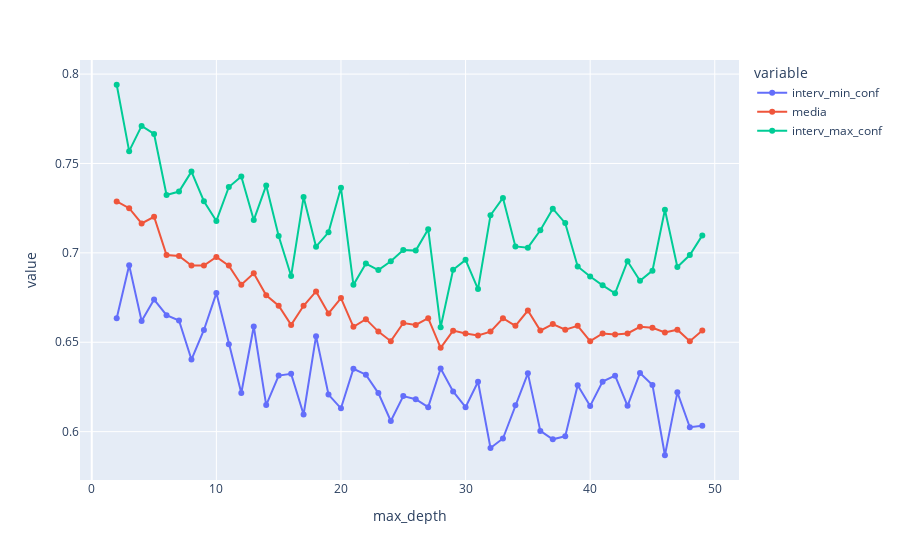

Notebook code for this chart:
### Code cell
px.line(data_frame=df_scores_RandomForestClassifier_undersample, y=['interv_min_conf', 'media', 'interv_max_conf'], markers=True)

### Figure 1 — Plotly figure (JSON) as saved in the notebook; plotly's stock layout.template omitted (floating-point values rounded to 4 significant figures)
{"data": [{"hovertemplate": "variable=interv_min_conf<br>max_depth=%{x}<br>value=%{y}<extra></extra>", "legendgroup": "interv_min_conf", "line": {"color": "#636efa", "dash": "solid"}, "marker": {"symbol": "circle"}, "mode": "lines+markers", "name": "interv_min_conf", "orientation": "v", "showlegend": true, "type": "scatter", "x": [2, 3, 4, 5, 6, 7, 8, 9, 10, 11, 12, 13, 14, 15, 16, 17, 18, 19, 20, 21, 22, 23, 24, 25, 26, 27, 28, 29, 30, 31, 32, 33, 34, 35, 36, 37, 38, 39, 40, 41, 42, 43, 44, 45, 46, 47, 48, 49], "xaxis": "x", "y": [0.6634, 0.6931, 0.6619, 0.6739, 0.6652, 0.6622, 0.6403, 0.6569, 0.6775, 0.6489, 0.6216, 0.6588, 0.6149, 0.6314, 0.6323, 0.6096, 0.6534, 0.6207, 0.613, 0.6352, 0.6319, 0.6216, 0.6059, 0.6199, 0.6181, 0.6137, 0.6353, 0.6225, 0.6137, 0.6279, 0.5909, 0.5962, 0.6148, 0.6326, 0.6004, 0.5957, 0.5975, 0.626, 0.6144, 0.628, 0.6313, 0.6145, 0.6328, 0.6261, 0.5868, 0.622, 0.6025, 0.6033], "yaxis": "y"}, {"hovertemplate": "variable=media<br>max_depth=%{x}<br>value=%{y}<extra></extra>", "legendgroup": "media", "line": {"color": "#EF553B", "dash": "solid"}, "marker": {"symbol": "circle"}, "mode": "lines+markers", "name": "media", "orientation": "v", "showlegend": true, "type": "scatter", "x": [2, 3, 4, 5, 6, 7, 8, 9, 10, 11, 12, 13, 14, 15, 16, 17, 18, 19, 20, 21, 22, 23, 24, 25, 26, 27, 28, 29, 30, 31, 32, 33, 34, 35, 36, 37, 38, 39, 40, 41, 42, 43, 44, 45, 46, 47, 48, 49], "xaxis": "x", "y": [0.7287, 0.725, 0.7164, 0.7202, 0.6988, 0.6982, 0.6929, 0.6929, 0.6977, 0.6929, 0.6822, 0.6886, 0.6763, 0.6704, 0.6597, 0.6704, 0.6784, 0.6661, 0.6747, 0.6586, 0.6629, 0.656, 0.6506, 0.6608, 0.6597, 0.6635, 0.6469, 0.6565, 0.6549, 0.6538, 0.656, 0.6635, 0.6592, 0.6678, 0.6565, 0.6602, 0.657, 0.6592, 0.6506, 0.6549, 0.6543, 0.6549, 0.6586, 0.6581, 0.6554, 0.657, 0.6506, 0.6565], "yaxis": "y"}, {"hovertemplate": "variable=interv_max_conf<br>max_depth=%{x}<br>value=%{y}<extra></extra>", "legendgroup": "interv_max_conf", "line": {"color": "#00cc96", "dash": "solid"}, "marker": {"symbol": "circle"}, "mode": "lines+markers", "name": "interv_max_conf", "orientation": "v", "showlegend": true, "type": "scatter", "x": [2, 3, 4, 5, 6, 7, 8, 9, 10, 11, 12, 13, 14, 15, 16, 17, 18, 19, 20, 21, 22, 23, 24, 25, 26, 27, 28, 29, 30, 31, 32, 33, 34, 35, 36, 37, 38, 39, 40, 41, 42, 43, 44, 45, 46, 47, 48, 49], "xaxis": "x", "y": [0.794, 0.7569, 0.771, 0.7665, 0.7324, 0.7343, 0.7454, 0.7289, 0.7179, 0.7369, 0.7428, 0.7184, 0.7377, 0.7095, 0.6871, 0.7312, 0.7035, 0.7115, 0.7364, 0.6821, 0.694, 0.6904, 0.6953, 0.7016, 0.7013, 0.7132, 0.6584, 0.6905, 0.6961, 0.6798, 0.721, 0.7307, 0.7036, 0.7029, 0.7126, 0.7247, 0.7166, 0.6924, 0.6868, 0.6818, 0.6774, 0.6954, 0.6844, 0.6901, 0.7241, 0.6921, 0.6988, 0.7098], "yaxis": "y"}], "layout": {"legend": {"title": {"text": "variable"}, "tracegroupgap": 0}, "margin": {"t": 60}, "xaxis": {"anchor": "y", "domain": [0, 1], "title": {"text": "max_depth"}}, "yaxis": {"anchor": "x", "domain": [0, 1], "title": {"text": "value"}}}}
